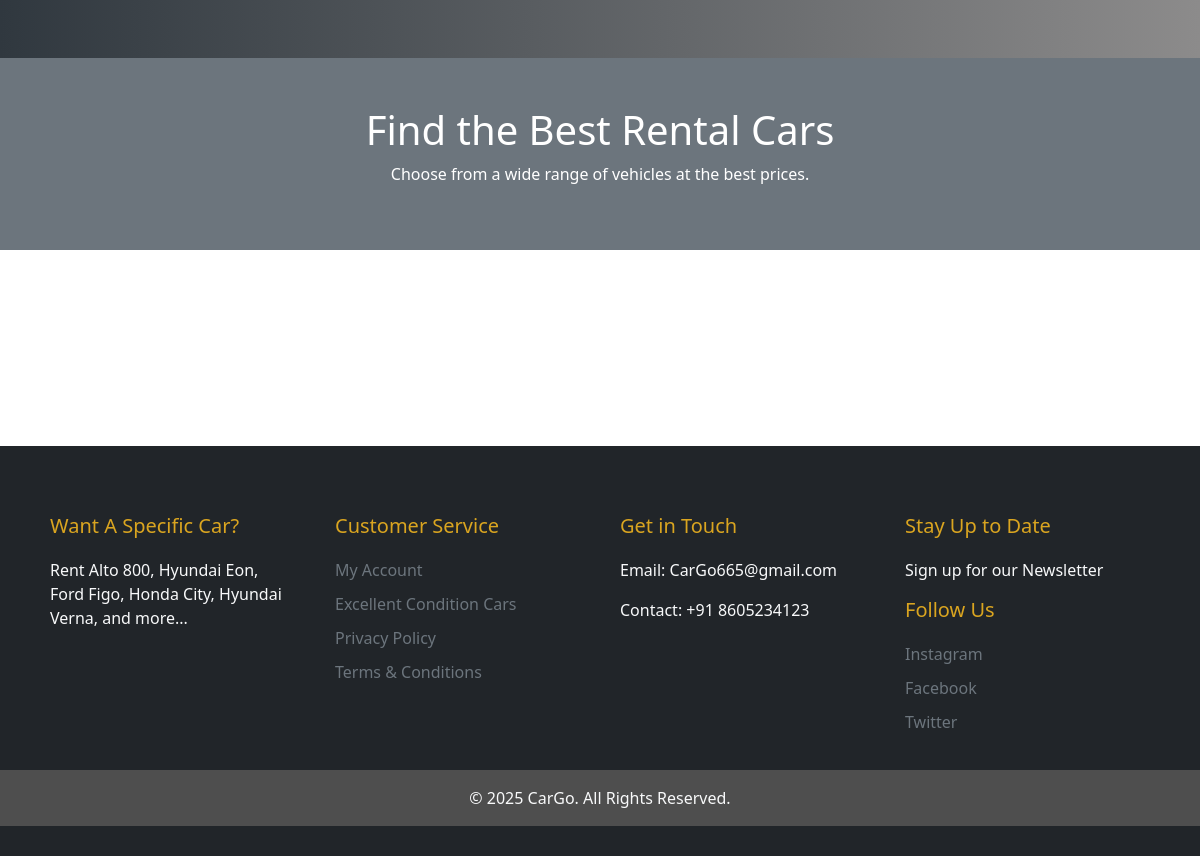
Page /user_home (lower part) on the earlier database version.
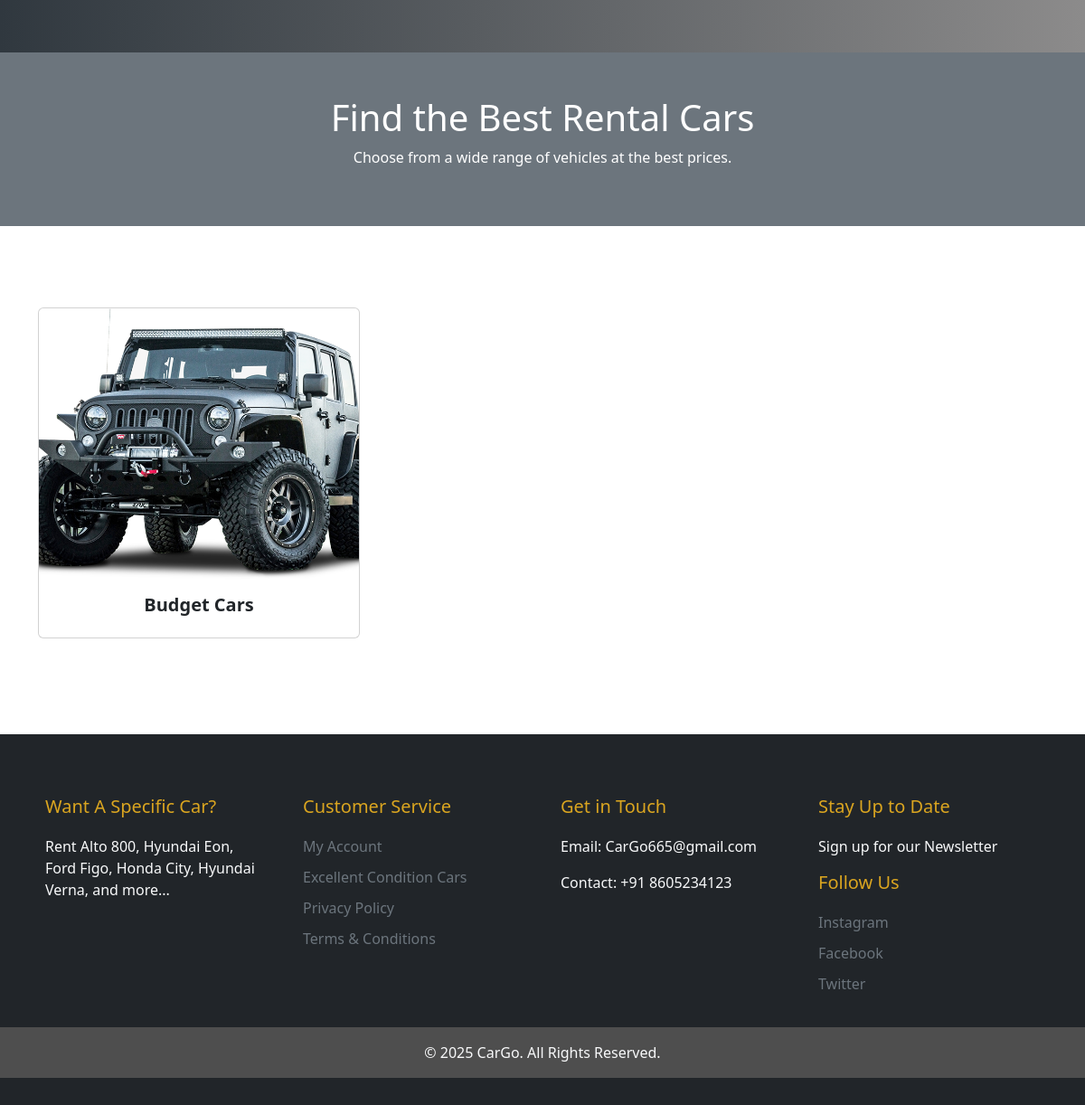
Same page on the later database version.
### app/models.py (models this page shows, shortened)
class Car_category(models.Model):
    name = models.TextField()
    image = models.FileField()

### app/views.py (the view)
# urls.py: path('user_home',views.user_home),
def user_home(req):
    car=Car_category.objects.all()
    return render(req,'user/customer_home.html',{'cars':car})

### templates/user/customer_home.html (shortened to what this page needs)
<!DOCTYPE html>
<html lang="en">
<head>
    {% load static %}
    <link rel="stylesheet" href="../static/css/style.css">
    <link href="https://cdn.jsdelivr.net/npm/bootstrap@5.3.3/dist/css/bootstrap.min.css" rel="stylesheet">
</head>
<body>
  <div class="banner_section layout_padding">
  </div>
  <header class="bg-secondary text-white text-center py-5">
    <h1>Find the Best Rental Cars</h1>
    <p>Choose from a wide range of vehicles at the best prices.</p>
</header>
  <div class="gallery_section layout_padding">
    <div class="container">
      <div class="row">
        {% for car in cars %}
        <div class="col-md-4 d-flex align-items-stretch">
          <div class="card gallery_card">
            <a href="../cars_list/{{car.id}}">
              <img src="{{car.image.url}}" class="card-img-top" alt="{{car.name}}">
            </a>
            <div class="card-body">
              <h3 class="card-title">{{car.name}}</h3>
            </div>
          </div>
        </div>
        {% endfor %}
      </div>
    </div>
  </div>
  <footer class="text-light pt-5 mt-3 bg-dark">
    <div class="container">
      <div class="row">
        <div class="col-md-3">
          <h5>Want A Specific Car?</h5>
          <p>Rent Alto 800, Hyundai Eon, Ford Figo, Honda City, Hyundai Verna, and more...</p>
        </div>
        <div class="col-md-3">
          <h5>Customer Service</h5>
          <ul class="list-unstyled">
            <li><a href="#" class="text-secondary">My Account</a></li>
            <li><a href="#" class="text-secondary">Excellent Condition Cars</a></li>
            <li><a href="#" class="text-secondary">Privacy Policy</a></li>
            <li><a href="#" class="text-secondary">Terms & Conditions</a></li>
          </ul>
        </div>
        <div class="col-md-3">
          <h5>Get in Touch</h5>
          <p>Email: CarGo665@gmail.com</p>
          <p>Contact: +91 8605234123</p>
        </div>
        <div class="col-md-3">
          <h5>Stay Up to Date</h5>
          <p>Sign up for our Newsletter</p>
          <h6>Follow Us</h6>
          <ul class="list-unstyled">
            <li><a href="#" class="text-secondary">Instagram</a></li>
            <li><a href="#" class="text-secondary">Facebook</a></li>
            <li><a href="#" class="text-secondary">Twitter</a></li>
          </ul>
        </div>
      </div>
    </div>
    <div class="text-center p-3" style="background-color: rgb(78, 78, 78);">
      &copy; 2025 CarGo. All Rights Reserved.
    </div>
  </footer>
</body>
</html>

Differences in the rows shown:
added Car_category: image (picture), name "Budget Cars"
